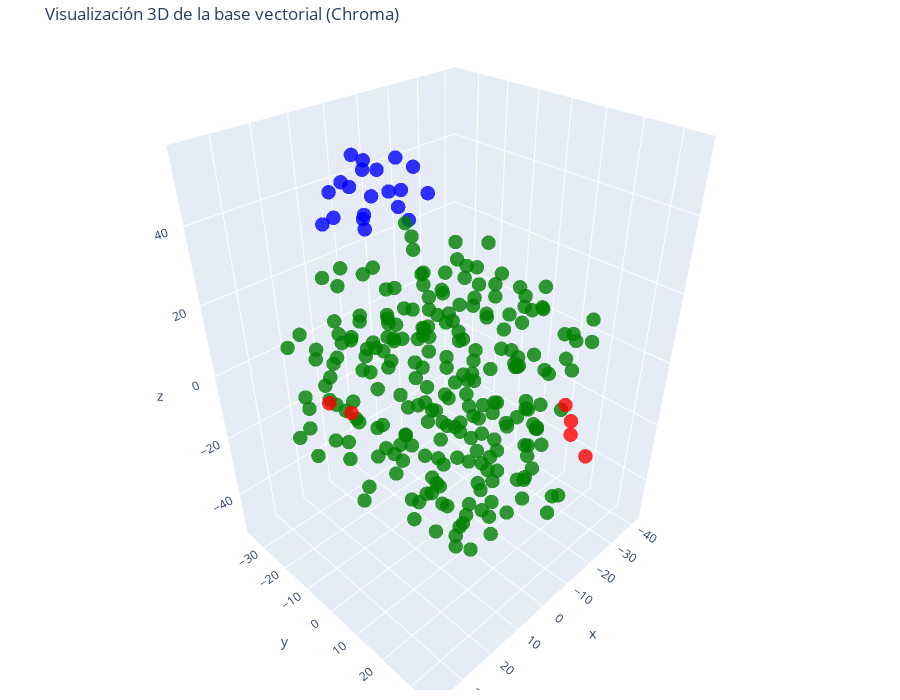

Here is the notebook cell this chart was saved with:
### Code cell
# Reducción de dimensionalidad a 3D
tsne_3d = TSNE(n_components=3, random_state=42)
reduced_vectors_3d = tsne_3d.fit_transform(vectors)

# Visualización 3D
fig = go.Figure(data=[go.Scatter3d(
    x=reduced_vectors_3d[:, 0],
    y=reduced_vectors_3d[:, 1],
    z=reduced_vectors_3d[:, 2],
    mode='markers',
    marker=dict(size=5, color=colors, opacity=0.8),
    text=[f"Tipo: {t}<br>Texto: {d[:100]}..." for t, d in zip(doc_types, documents)],
    hoverinfo='text'
)])

fig.update_layout(
    title='Visualización 3D de la base vectorial (Chroma)',
    scene=dict(xaxis_title='x', yaxis_title='y', zaxis_title='z'),
    width=900,
    height=700,
    margin=dict(r=20, b=10, l=10, t=40)
)

fig.show()

### Figure 1 — Plotly figure (JSON) as saved in the notebook; plotly's stock layout.template omitted (floating-point values rounded to 4 significant figures; data arrays with more than 128 entries replaced by an {"elided": "..."} marker saying what was removed)
{"data": [{"hoverinfo": "text", "marker": {"color": {"elided": "263 str values"}, "opacity": 0.8, "size": 5}, "mode": "markers", "text": {"elided": "263 str values"}, "type": "scatter3d", "x": {"elided": "263 float values"}, "y": {"elided": "263 float values"}, "z": {"elided": "263 float values"}}], "layout": {"height": 700, "margin": {"b": 10, "l": 10, "r": 20, "t": 40}, "scene": {"xaxis": {"title": {"text": "x"}}, "yaxis": {"title": {"text": "y"}}, "zaxis": {"title": {"text": "z"}}}, "title": {"text": "Visualización 3D de la base vectorial (Chroma)"}, "width": 900}}
